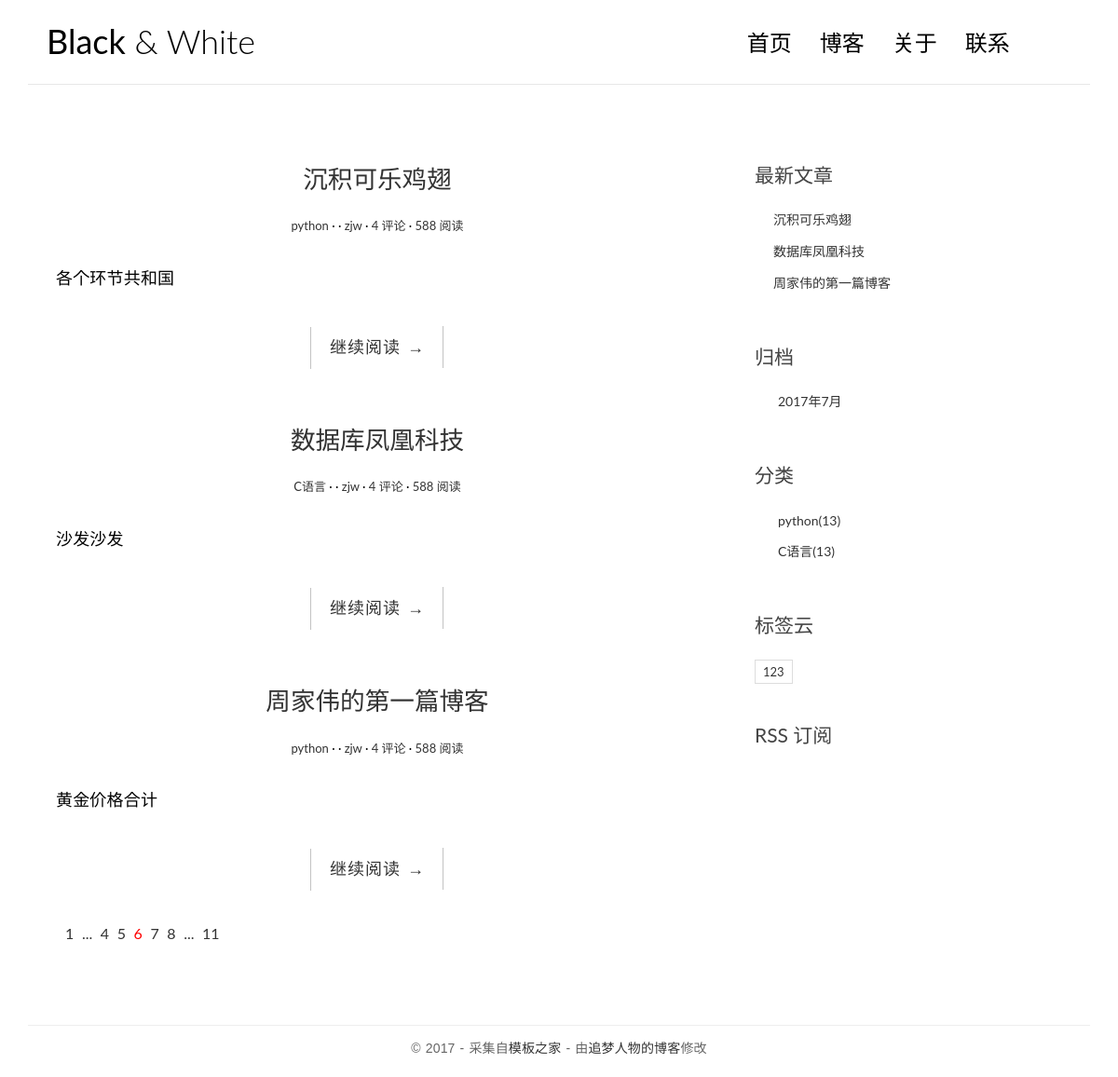
The page / on the database its author committed.
### blog/models.py (models this page shows, shortened)
class Post(models.Model):
	title=models.CharField(max_length=70)
	body=models.TextField()
	created_time=models.DateTimeField()
	modified_time=models.DateTimeField()
	abstract=models.CharField(max_length=200,blank=True)
	category=models.ForeignKey(Category)
	tags=models.ManyToManyField(Tag,blank=True)
	author=models.ForeignKey(User)
	def get_abspath(self):
		return reverse('blog:detail',kwargs={'pk':self.pk})

class Category(models.Model):
	name=models.CharField(max_length=100)

class Tag(models.Model):
	name=models.CharField(max_length=100)

### blog/views.py (the view)
# urls.py: url(r'^$',views.index,name='index'),
def index(request):
	post_list=Post.objects.all().order_by('-created_time')
	return render(request,'blog/index.html',{'post_list':post_list})

### blog/templatetags/blog_tags.py (called while the page is built)
@register.simple_tag
def get_recent_posts(num=5):
	return Post.objects.all().order_by('-created_time')[:num]

@register.simple_tag
def archives():
	return Post.objects.dates('created_time','month',order='DESC')

@register.simple_tag
def get_categories():
	return Category.objects.all()

@register.simple_tag
def get_tags():
	return Tag.objects.all()

### templates/blog/index.html (shortened to what this page needs)
{% extends 'base.html'%}
{% block main %}
{% for post in post_list %}
	<article class="post post-{{post.pk}}">
		<header class="entry-header">
			<h1 class="entry-title">
				<a href="{{post.get_abspath}}">{{post.title}}</a>
			</h1>
			<div class="entry-meta">
				<span class="post-category"><a href="#">{{post.category.name}}</a></span>
				<span class="post-date"></span>
				<span class="post-author"><a href="#">{{post.author}}</a></span>
				<span class="comments-link"><a href="#">4 评论</a></span>
				<span class="views-count"><a href="#">588 阅读</a></span>
			</div>
		</header>
		<div class="entry-content clearfix">
			<p>{{post.abstract}}</p>
			<div class="read-more cl-effect-14">
				<a href="{{post.get_abspath}}" class="more-link">继续阅读 <span class="meta-nav">→</span></a>
			</div>
		</div>
	</article>
{% empty %}
	<div class="no-post">暂时还没有发布的文章</div>
{% endfor %}
	<div class="pagination">
		<ul>
			<li><a href="">1</a></li>
			<li><a href="">...</a></li>
			<li><a href="">4</a></li>
			<li><a href="">5</a></li>
			<li class="current"><a href="">6</a></li>
			<li><a href="">7</a></li>
			<li><a href="">8</a></li>
			<li><a href="">...</a></li>
			<li><a href="">11</a></li>
		</ul>
	</div>
{% endblock main %}

### templates/base.html (shortened to what this page needs)
{%load staticfiles%}
{%load blog_tags%}
<!DOCTYPE html>
<html>
<head>
    <link rel="stylesheet" href="{% static 'blog/css/bootstrap.min.css' %}">
    <link rel="stylesheet" href="http://code.ionicframework.com/ionicons/2.0.1/css/ionicons.min.css">
    <link rel="stylesheet" href="{% static 'blog/css/pace.css' %}">
    <link rel="stylesheet" href="{% static 'blog/css/custom.css' %}">
	<link rel="stylesheet" href="{% static 'blog/css/highlights/github.css' %}">
</head>
<body>
<div class="container">
    <header id="site-header">
        <div class="row">
            <div class="col-md-4 col-sm-5 col-xs-8">
                <div class="logo">
                    <h1><a href="{% url 'blog:index' %}"><b>Black</b> &amp; White</a></h1>
                </div>
            </div>
            <div class="col-md-8 col-sm-7 col-xs-4">
                <nav class="main-nav" role="navigation">
                    <div class="collapse navbar-collapse" id="bs-example-navbar-collapse-1">
                        <ul class="nav navbar-nav navbar-right">
                            <li class="cl-effect-11"><a href="{% url 'blog:index' %}" data-hover="首页">首页</a></li>
                            <li class="cl-effect-11"><a href="full-width.html" data-hover="博客">博客</a></li>
                            <li class="cl-effect-11"><a href="about.html" data-hover="关于">关于</a></li>
                            <li class="cl-effect-11"><a href="contact.html" data-hover="联系">联系</a></li>
                        </ul>
                    </div>
                </nav>
            </div>
        </div>
    </header>
</div>
<div class="content-body">
    <div class="container">
        <div class="row">
            <main class="col-md-8">
				{% block main %}
				{% endblock main %}
            </main>
            <aside class="col-md-4">
                <div class="widget widget-recent-posts">
                    <h3 class="widget-title">最新文章</h3>
					{% get_recent_posts as recent_post_list %}
                    <ul>
						{% for post in recent_post_list %}
                        <li>
                            <a href="{{post.get_abspath}}">{{post.title}}</a>
                        </li>
						{% empty %}
						暂无文章！
						{% endfor %}
                    </ul>
                </div>
                <div class="widget widget-archives">
                    <h3 class="widget-title">归档</h3>
					{% archives as date_list %}
                    <ul>
						{% for date in date_list %}
                        <li>
                            <a href="{% url 'blog:archives' date.year date.month %}">{{date.year}}年{{date.month}}月</a>
                        </li>
						{% empty %}
						暂无归档！
						{% endfor %}
                    </ul>
                </div>
                <div class="widget widget-category">
                    <h3 class="widget-title">分类</h3>
					{% get_categories as category_list %}
                    <ul>
					{% for category in category_list %}
                        <li>
                            <a href="{% url 'blog:category' category.pk %}">{{category.name}}<span class="post-count">(13)</span></a>
                        </li>
						{% empty %}
						暂无分类！
						{% endfor %}
                    </ul>
                </div>
                <div class="widget widget-tag-cloud">
                    <h3 class="widget-title">标签云</h3>
					{% get_tags as tag_list %}
                    <ul>
					{% for tag in tag_list %}
                        <li>
                            <a href="#">{{tag.name}}</a>
                        </li>
						{% empty %}
						暂无标签！
						{% endfor %}
                    </ul>
                </div>
                <div class="rss">
                    <a href=""> RSS 订阅</a>
                </div>
            </aside>
        </div>
    </div>
</div>
<footer id="site-footer">
    <div class="container">
        <div class="row">
            <div class="col-md-12">
                <p class="copyright">&copy 2017 - 采集自<a href="http://www.cssmoban.com/"
                                                        target="_blank" title="模板之家">模板之家</a>
                    - 由<a href="http://zmrenwu.com/" title="网页模板" target="_blank">追梦人物的博客</a>修改
                </p>
            </div>
        </div>
    </div>
</footer>
</body>
</html>

### static/blog/css/custom.css (style rules this page uses)
* { outline: none; }
h1, h2, h3, h4, h5, h6 { margin-top: 0; }
b { font-weight: 400; }
a { color: #333; }
body { color: #444; font-family: 'Lato', sans-serif; }
p { font-family: 'Ubuntu', sans-serif; font-weight: 400; word-spacing: 1px; letter-spacing: 0.01em; }
#site-header { background-color: #FFF; padding: 25px 20px; margin-bottom: 40px; border-bottom: 1px solid #e7e7e7; }
.logo h1 a { color: #000; }
.logo h1 { margin: 0; font-family: 'Lato', sans-serif; font-weight: 300; }
.main-nav { margin-top: 11px; max-width: 95%; }
.main-nav a { color: #000000 !important; padding: 0 0 5px 0 !important; margin-right: 30px; font-family: 'Lato', sans-serif; font-weight: 300; font-size: 24px; }
.cl-effect-11 a { padding: 10px 0; color: #0972b4; text-shadow: none; }
.cl-effect-11 a::before { position: absolute; top: 0; left: 0; overflow: hidden; padding: 0 0 5px 0 !important; max-width: 0; border-bottom: 1px solid #000; color: #000; content: attr(data-hover); white-space: nowrap; -webkit-transition: max-width 0.5s; -moz-transition: max-width 0.5s; transition: max-width 0.5s; }
.content-body { padding-bottom: 4em; }
.post { background: #fff; padding: 30px 30px 0; }
.entry-title { text-align: center; font-size: 1.9em; margin-bottom: 20px; line-height: 1.6; padding: 10px 20px 0; }
.entry-meta { text-align: center; color: #DDDDDD; font-size: 13px; margin-bottom: 30px; }
.entry-content { font-size: 18px; line-height: 1.9; font-weight: 300; color: #000; }
.post-category::after, .post-date::after, .post-author::after, .comments-link::after { content: ' ·'; color: #000; }
.read-more { font-family: 'Ubuntu', sans-serif; font-weight: 400; word-spacing: 1px; letter-spacing: 0.01em; text-align: center; margin-top: 20px; }
.cl-effect-14 a { padding: 0 20px; height: 45px; line-height: 45px; position: relative; display: inline-block; margin: 15px 25px; letter-spacing: 1px; font-weight: 400; text-shadow: 0 0 1px rgba(255, 255, 255, 0.3); }
.cl-effect-14 a::before, .cl-effect-14 a::after { position: absolute; width: 45px; height: 1px; background: #C3C3C3; content: ''; -webkit-transition: all 0.3s; -moz-transition: all 0.3s; transition: all 0.3s; pointer-events: none; }
.cl-effect-14 a::before { top: 0; left: 0; -webkit-transform: rotate(90deg); -moz-transform: rotate(90deg); transform: rotate(90deg); -webkit-transform-origin: 0 0; -moz-transform-origin: 0 0; transform-origin: 0 0; }
.cl-effect-14 a::after { right: 0; bottom: 0; -webkit-transform: rotate(90deg); -moz-transform: rotate(90deg); transform: rotate(90deg); -webkit-transform-origin: 100% 0; -moz-transform-origin: 100% 0; transform-origin: 100% 0; }
.widget { background: #fff; padding: 30px 0 0; }
.widget-title { font-size: 1.5em; margin-bottom: 20px; line-height: 1.6; padding: 10px 0 0; font-weight: 400; }
.widget-recent-posts ul { padding: 0; margin: 0; padding-left: 20px; }
.widget-recent-posts ul li { list-style-type: none; position: relative; line-height: 170%; margin-bottom: 10px; }
.widget-recent-posts ul li::before { content: '\f3d3'; font-family: "Ionicons"; position: absolute; left: -17px; top: 3px; font-size: 16px; color: #000; }
.widget-archives ul { padding: 0; margin: 0; padding-left: 25px; }
.widget-archives ul li { list-style-type: none; position: relative; line-height: 170%; margin-bottom: 10px; }
.widget-archives ul li::before { content: '\f3f3'; font-family: "Ionicons"; position: absolute; left: -25px; top: 1px; font-size: 16px; color: #000; }
.widget-category ul { padding: 0; margin: 0; padding-left: 25px; }
.widget-category ul li { list-style-type: none; position: relative; line-height: 170%; margin-bottom: 10px; }
.widget-category ul li::before { content: '\f3fe'; font-family: "Ionicons"; position: absolute; left: -25px; top: 1px; font-size: 18px; color: #000; }
.widget-tag-cloud ul { padding: 0; margin: 0; margin-right: -10px; }
.widget-tag-cloud ul li { list-style-type: none; font-size: 13px; display: inline-block; margin-right: 10px; margin-bottom: 10px; padding: 3px 8px; border: 1px solid #ddd; }
.rss { font-size: 21px; margin-top: 30px; }
.rss a { color: #444; }
#site-footer { padding-top: 10px; padding: 0 0 1.5em 0; }
.copyright { text-align: center; padding-top: 1em; margin: 0; border-top: 1px solid #eee; color: #666; }
.pagination ul { list-style: none; }
.pagination ul li { display: inline-block; font-size: 16px; margin-right: 5px; }
.current a { color: red; }

### rows shown on the page
Post: title "沉积可乐鸡翅", category.name "python", author "zjw", abstract "各个环节共和国"
Post: title "数据库凤凰科技", category.name "C语言", author "zjw", abstract "沙发沙发"
Post: title "周家伟的第一篇博客", category.name "python", author "zjw", abstract "黄金价格合计"
Category: name "python"
Category: name "C语言"
Tag: name "123"

### other values the page prints
{{ date.year }} "2017"
{{ date.month }} "7"
